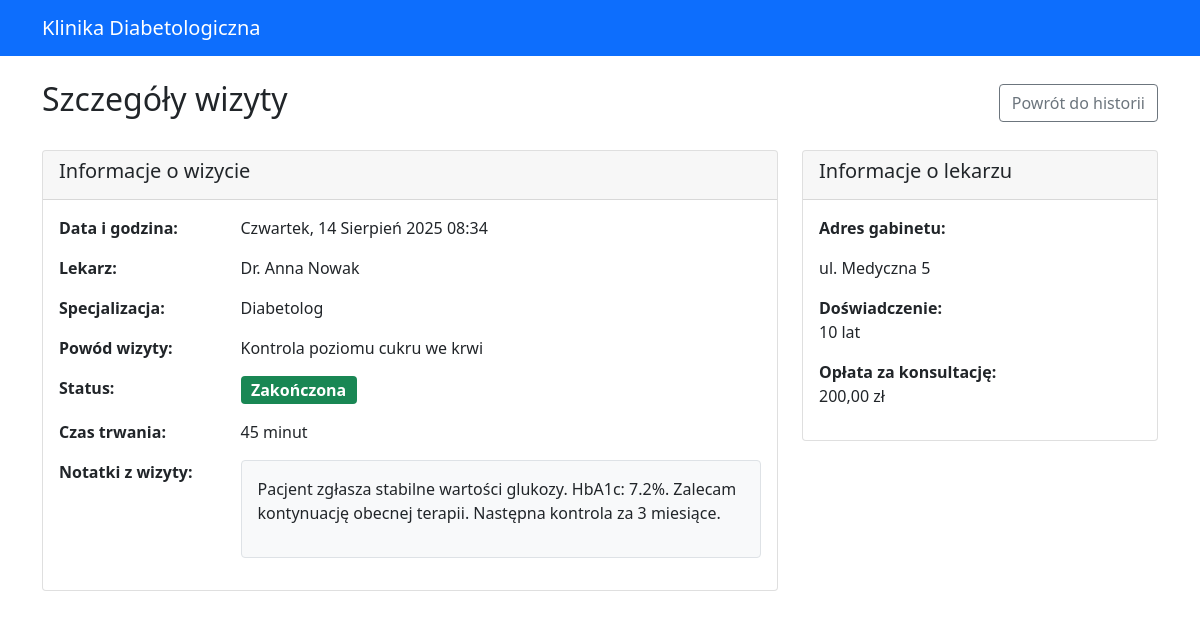
Page /appointments/detail/1/ (signed in) on the committed database.
### appointments/models.py (models this page shows, shortened)
class Appointment(models.Model):
    STATUS_CHOICES = [
        ('scheduled', 'Zaplanowana'),
        ('completed', 'Zakończona'),
        ('cancelled', 'Anulowana'),
        ('no_show', 'Niestawiennictwo'),
    ]
    patient = models.ForeignKey(Patient, on_delete=models.CASCADE, related_name='appointments')
    doctor = models.ForeignKey(Doctor, on_delete=models.CASCADE, related_name='appointments')
    appointment_date = models.DateTimeField()
    status = models.CharField(max_length=15, choices=STATUS_CHOICES, default='scheduled')
    reason = models.CharField(max_length=200, help_text="Powód wizyty")
    notes = models.TextField(blank=True, help_text="Notatki z wizyty")
    duration_minutes = models.PositiveIntegerField(default=30)
    created_at = models.DateTimeField(auto_now_add=True)
    updated_at = models.DateTimeField(auto_now=True)
    class Meta:
        ordering = ['-appointment_date']
        verbose_name = "Wizyta"
        verbose_name_plural = "Wizyty"

### doctors/models.py (models this page shows, shortened)
class Doctor(models.Model):
    user = models.OneToOneField(settings.AUTH_USER_MODEL, on_delete=models.CASCADE, related_name='doctor_profile')
    license_number = models.CharField(max_length=20, unique=True)
    specialization = models.CharField(
        max_length=50,
        choices=[
            ('endocrinologist', 'Endokrynolog'),
            ('diabetologist', 'Diabetolog'),
            ('internal_medicine', 'Internista'),
            ('family_medicine', 'Lekarz rodzinny'),
        ]
    )
    years_of_experience = models.PositiveIntegerField()
    office_address = models.TextField()
    consultation_fee = models.DecimalField(max_digits=6, decimal_places=2)
    working_hours_start = models.TimeField()
    working_hours_end = models.TimeField()
    working_days = models.CharField(
        max_length=20,
        choices=[
            ('mon-fri', 'Poniedziałek-Piątek'),
            ('mon-sat', 'Poniedziałek-Sobota'),
            ('tue-thu', 'Wtorek-Czwartek'),
        ],
        default='mon-fri'
    )
    education = models.TextField()
    certifications = models.TextField(blank=True)
    bio = models.TextField(blank=True)
    is_accepting_patients = models.BooleanField(default=True)
    created_at = models.DateTimeField(auto_now_add=True)
    updated_at = models.DateTimeField(auto_now=True)
    class Meta:
        verbose_name = "Lekarz"
        verbose_name_plural = "Lekarze"

### authentication/models.py (models this page shows, shortened)
class User(AbstractUser):
    USER_TYPE_CHOICES = (
        ('patient', 'Pacjent'),
        ('doctor', 'Lekarz'),
    )
    user_type = models.CharField(
        max_length=10,
        choices=USER_TYPE_CHOICES,
        default='patient'
    )
    phone_number = models.CharField(max_length=15, blank=True)
    failed_login_attempts = models.IntegerField(default=0)
    last_failed_login = models.DateTimeField(null=True, blank=True)
    account_locked_until = models.DateTimeField(null=True, blank=True)
    def is_patient(self):
        return self.user_type == 'patient'

### appointments/views.py (the view)
# urls.py: path('detail/<int:appointment_id>/', views.appointment_detail, name='detail'),
@login_required
def appointment_detail(request, appointment_id):
    if not request.user.is_patient():
        return redirect('authentication:login')
    appointment = get_object_or_404(
        Appointment,
        id=appointment_id,
        patient=request.user.patient_profile
    )
    context = {
        'appointment': appointment,
    }
    return render(request, 'appointments/appointment_detail.html', context)

### appointments/templates/appointments/appointment_detail.html (shortened to what this page needs)
{% extends 'authentication/base.html' %}
{% block content %}
<div class="row">
    <div class="col-md-12">
        <div class="d-flex justify-content-between align-items-center mb-4">
            <h2>Szczegóły wizyty</h2>
            <a href="{% url 'appointments:patient_history' %}" class="btn btn-outline-secondary">Powrót do historii</a>
        </div>
        <div class="row">
            <div class="col-md-8">
                <div class="card">
                    <div class="card-header">
                        <h5>Informacje o wizycie</h5>
                    </div>
                    <div class="card-body">
                        <div class="row mb-3">
                            <div class="col-md-3"><strong>Data i godzina:</strong></div>
                            <div class="col-md-9">{{ appointment.appointment_date|date:"l, d F Y H:i" }}</div>
                        </div>
                        <div class="row mb-3">
                            <div class="col-md-3"><strong>Lekarz:</strong></div>
                            <div class="col-md-9">Dr. {{ appointment.doctor.user.first_name }} {{ appointment.doctor.user.last_name }}</div>
                        </div>
                        <div class="row mb-3">
                            <div class="col-md-3"><strong>Specjalizacja:</strong></div>
                            <div class="col-md-9">{{ appointment.doctor.get_specialization_display }}</div>
                        </div>
                        <div class="row mb-3">
                            <div class="col-md-3"><strong>Powód wizyty:</strong></div>
                            <div class="col-md-9">{{ appointment.reason }}</div>
                        </div>
                        <div class="row mb-3">
                            <div class="col-md-3"><strong>Status:</strong></div>
                            <div class="col-md-9">
                                {% if appointment.status == 'scheduled' %}
                                    <span class="badge bg-primary fs-6">{{ appointment.get_status_display }}</span>
                                {% elif appointment.status == 'completed' %}
                                    <span class="badge bg-success fs-6">{{ appointment.get_status_display }}</span>
                                {% elif appointment.status == 'cancelled' %}
                                    <span class="badge bg-danger fs-6">{{ appointment.get_status_display }}</span>
                                {% else %}
                                    <span class="badge bg-warning fs-6">{{ appointment.get_status_display }}</span>
                                {% endif %}
                            </div>
                        </div>
                        <div class="row mb-3">
                            <div class="col-md-3"><strong>Czas trwania:</strong></div>
                            <div class="col-md-9">{{ appointment.duration_minutes }} minut</div>
                        </div>
                        {% if appointment.notes %}
                        <div class="row mb-3">
                            <div class="col-md-3"><strong>Notatki z wizyty:</strong></div>
                            <div class="col-md-9">
                                <div class="border rounded p-3 bg-light">
                                    {{ appointment.notes|linebreaks }}
                                </div>
                            </div>
                        </div>
                        {% endif %}
                    </div>
                </div>
            </div>
            <div class="col-md-4">
                <div class="card">
                    <div class="card-header">
                        <h5>Informacje o lekarzu</h5>
                    </div>
                    <div class="card-body">
                        <p><strong>Adres gabinetu:</strong><br>
                        {{ appointment.doctor.office_address|linebreaks }}</p>
                        <p><strong>Doświadczenie:</strong><br>
                        {{ appointment.doctor.years_of_experience }} lat</p>
                        <p><strong>Opłata za konsultację:</strong><br>
                        {{ appointment.doctor.consultation_fee }} zł</p>
                    </div>
                </div>
            </div>
        </div>
    </div>
</div>
{% endblock %}

### rows in the picture
Appointment: appointment_date "Czwartek, 14 Sierpień 2025 08:34", doctor.user.first_name "Anna", doctor.user.last_name "Nowak", doctor.specialization "Diabetolog", reason "Kontrola poziomu cukru we krwi", status "Zakończona", duration_minutes "45", notes "Pacjent zgłasza stabilne wartości glukozy. HbA1c: 7.2%. Zalecam kontynuację obecnej terapii. Następna kontrola za 3 miesiące.", doctor.office_address "ul. Medyczna 5", doctor.years_of_experience "10", doctor.consultation_fee "200,00"
